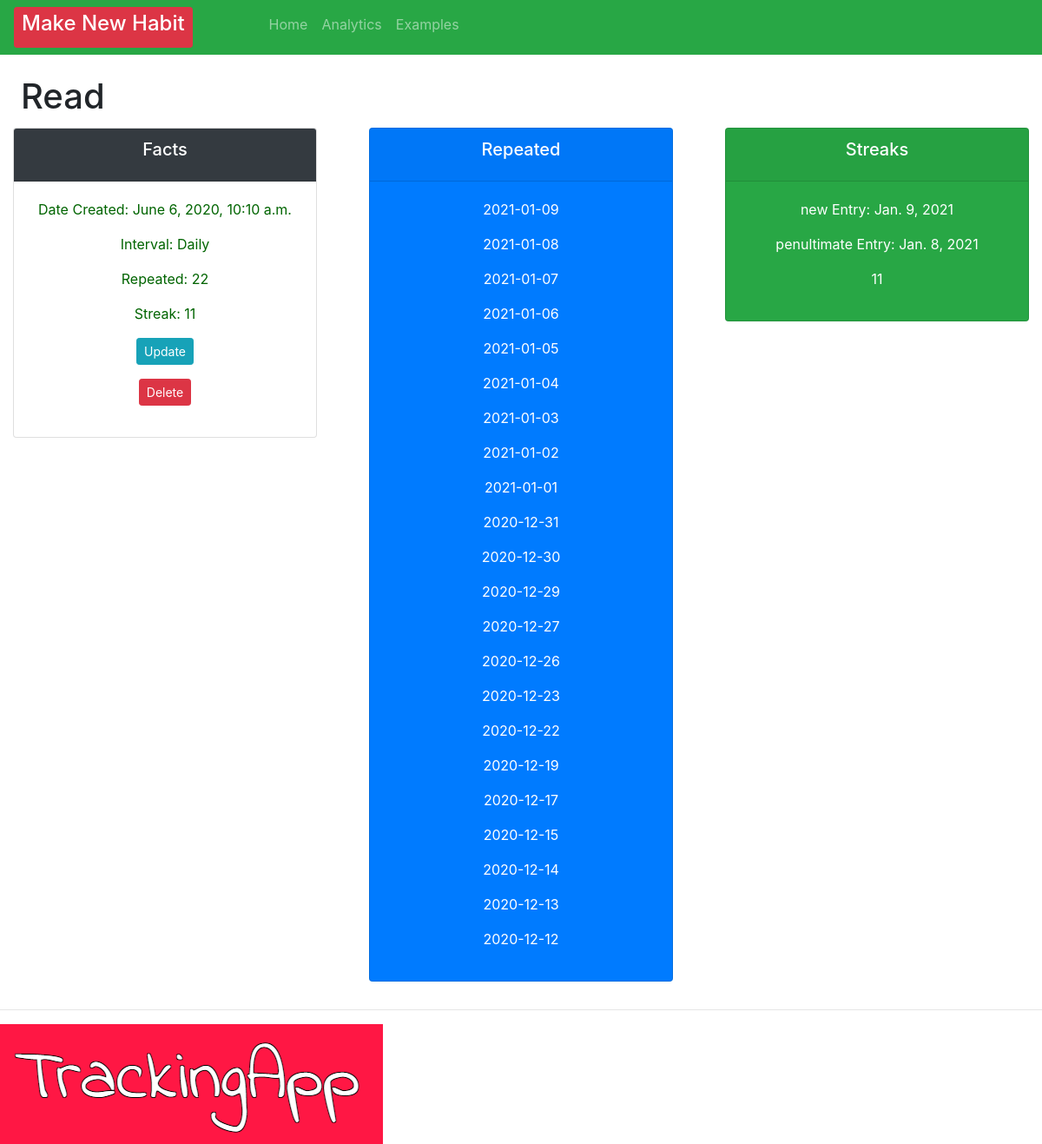
/habit/100, run on the app's committed database.
### crm/models.py (models this page shows, shortened)
class Order(models.Model):
    INTERVAL = (
            ('Daily', 'Daily'),
            ('Weekly', 'Weekly' ),
                      )
    habit = models.CharField(max_length=200, null=True, blank=True)
    interval = models.CharField(max_length=400, null=True, choices=INTERVAL)
    checked = models.IntegerField(blank=True, default=0, null=True)
    streak = models.IntegerField(blank=True, default=0, null=True)
    created = models.DateTimeField(auto_now=True, auto_now_add=False, editable=False, null=True, blank=True)
    checkedList = models.ManyToManyField(Repeats)
    timeStamp = models.DateTimeField(auto_now=True, blank=True)
    date_created = models.DateTimeField(auto_now_add=True, null=True, editable=False, blank=True)
    dateAsString = models.CharField(max_length=200, null=True, blank=True)

class Repeats(models.Model):
    date_created =  models.DateTimeField(auto_now=True, null=True, editable=False, blank=True)
    timeStamp = models.DateField(auto_now_add=True,  auto_now=False, blank=True)
    dateAsString = models.CharField(max_length=200, null=True, blank=True)

### crm/views.py (the view)
# urls.py: path('habit/<str:pk>', views.habit, name="habit"),
def habit(request, pk):
    testData = [{
        'habit': 'Call Mum',
        'interval': 'Weekly',
        'date_created': '2020-09-12'
    }]
    repeats = Repeats.objects.get(id=pk)
    orders = Order.objects.all()
    order = Order.objects.get(id=pk)
    repeat = order.checkedList.filter()
    streak = order.streak
    secondToLast = order.checkedList.all().order_by('-dateAsString')
    print(secondToLast[1].dateAsString)
    penultimate = secondToLast[1].dateAsString
    lastChecked = parse_date(penultimate)
    today1 = secondToLast.first().dateAsString
    today = parse_date(today1)
    delta = today - lastChecked
    print5 = print(delta)
    order.save()
    context = {"today": today, "lastTimeStamp": lastChecked, "testData": testData, "current_streak":streak, "order":order, "repeats": repeats, "repeat": repeat}
    return render(request, 'habit/habit.html', context)

### crm/templates/habit/habit.html (shortened to what this page needs)
{% extends 'habit/main.html' %}
{% block content %}
<br>
<h1 style="margin-left: 2%; margin-bottom: 1%;">
    <td>
        {{ order.habit }}
    </td>
</h1>
<div class="row">
    <div class="col">
        <div class="col-md">
            <div class="card text-center text-white mb-3" id="total-orders">
                <div class="card-header  bg-dark">
                    <h5 class="card-title">Facts</h5>
                </div>
                <div class="card-body">
                    <p style="color: darkgreen">Date Created: {{order.date_created}}</p>
                    <p style="color: darkgreen">Interval: {{ order.interval }}</p>
                    <p style="color: darkgreen">Repeated: {{ order.checkedList.count }}</p>
                    <p style="color: darkgreen">Streak:  {{current_streak}}</p>
                    <p> <a a class="btn btn-sm btn-info" href="{% url 'update_habit' order.id %}">Update</a></p>
                    <p> <a a class="btn btn-sm btn-danger" href="{% url 'delete' order.id %}">Delete</a></p>
                </div>
            </div>
        </div>
    </div>
    <div class="col">
        <div class="col-md">
            <div class="card text-center text-white bg-primary mb-3" id="total-orders">
                <div class="card-header">
                    <h5 class="card-title text-white">Repeated</h5>
                </div>
                <div class="card-body">
                    {% for check in repeat reversed %}
                    <p>{{check.dateAsString}}</p>
                    {%endfor%}
                </div>
            </div>
        </div>
    </div>
    <div class="col">
        <div class="col-md">
            <div class="card text-center mb-3 bg-success text-white" id="total-orders">
                <div class="card-header">
                    <h5 class="card-title">Streaks</h5>
                </div>
                <div class="card-body">
                    <p>new Entry: {{today}}</p>
                    <p>penultimate Entry: {{lastTimeStamp}}</p>
                    <p>    {{current_streak}}        </p>
                </div>
            </div>
        </div>
    </div>
</div>
{% endblock %}

### data on the page
Order: habit "Read", date_created "June 6, 2020, 10:10 a.m.", interval "Daily", checkedList.count "22"
Repeats: dateAsString "2021-01-09"
Repeats: dateAsString "2021-01-08", dateAsString "Jan. 8, 2021"
Repeats: dateAsString "2021-01-07"
Repeats: dateAsString "2021-01-06"
Repeats: dateAsString "2021-01-05"
Repeats: dateAsString "2021-01-04"
Repeats: dateAsString "2021-01-03"
Repeats: dateAsString "2021-01-02"
Repeats: dateAsString "2021-01-01"
Repeats: dateAsString "2020-12-31"
Repeats: dateAsString "2020-12-30"
Repeats: dateAsString "2020-12-29"
Repeats: dateAsString "2020-12-27"
Repeats: dateAsString "2020-12-26"
Repeats: dateAsString "2020-12-23"
Repeats: dateAsString "2020-12-22"
Repeats: dateAsString "2020-12-19"
Repeats: dateAsString "2020-12-17"
Repeats: dateAsString "2020-12-15"
Repeats: dateAsString "2020-12-14"
Repeats: dateAsString "2020-12-13"
Repeats: dateAsString "2020-12-12"

### other printed values
{{ current_streak }} "11"
{{ today }} "Jan. 9, 2021"
